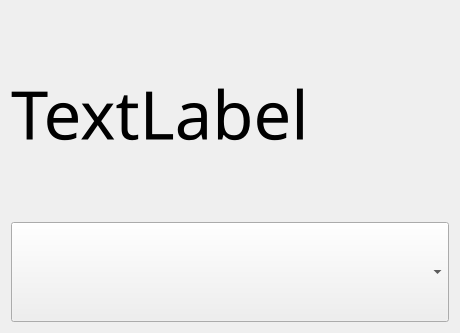
<?xml version="1.0" encoding="UTF-8"?>
<ui version="4.0">
 <class>Widget</class>
 <widget class="QWidget" name="Widget">
  <property name="geometry">
   <rect>
    <x>0</x>
    <y>0</y>
    <width>460</width>
    <height>333</height>
   </rect>
  </property>
  <property name="windowTitle">
   <string>Widget</string>
  </property>
  <layout class="QGridLayout" name="gridLayout">
   <item row="0" column="0">
    <widget class="QLabel" name="label">
     <property name="font">
      <font>
       <family>黑体</family>
       <pointsize>50</pointsize>
      </font>
     </property>
     <property name="text">
      <string>TextLabel</string>
     </property>
    </widget>
   </item>
   <item row="1" column="0" colspan="2">
    <widget class="QComboBox" name="comboBox">
     <property name="font">
      <font>
       <family>黑体</family>
       <pointsize>50</pointsize>
      </font>
     </property>
    </widget>
   </item>
  </layout>
 </widget>
 <layoutdefault spacing="6" margin="11"/>
 <resources/>
 <connections/>
</ui>
